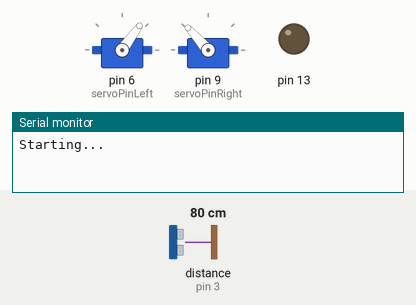
A sketch run on a simulated Arduino Uno, built with avr-gcc and run on an emulated ATmega328P. On the bench: 2 × servo, output pins drawn as LEDs (lit = HIGH), the last lines printed to the serial monitor. Inputs (shaded band) come from the test bench; at power-on: distance to the obstacle (sensor on pin 3) 80 cm. The echo pulse lasts 58.3 µs per cm.

Above: at 6.2 s.
6.3 s: distance to the obstacle (sensor on pin 3) set to 21 cm
7.8 s: distance to the obstacle (sensor on pin 3) set to 17 cm
At 8.94 s:
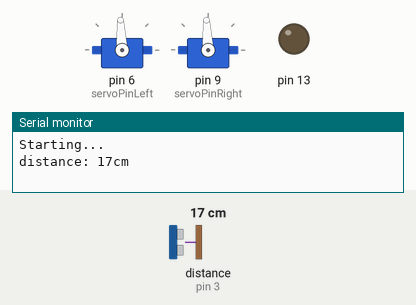
At 9.7 s:
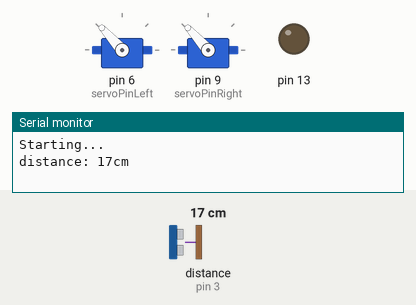
10.8 s: distance to the obstacle (sensor on pin 3) set to 35 cm
13.8 s: distance to the obstacle (sensor on pin 3) set to 2 cm
At 14.6 s:
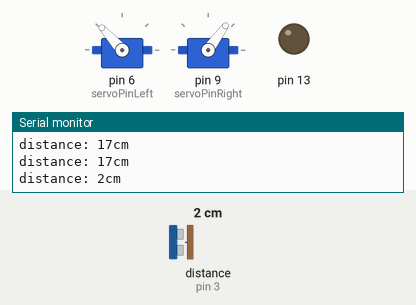
Timing chart, 0 to 17.8 s (numbered marks = the images above; inputs shaded):
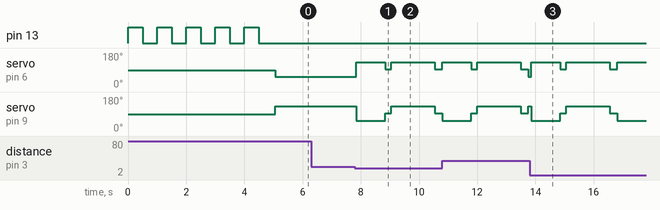

The sketch:

LEGO-Avoidance-Tank.ino
```cpp
/*
 * LEGO-Avoidance-Tank.ino
 *
 * Brown Dog Gadgets <https://www.browndoggadgets.com/>
 *
 * Full Buide Guide: https://browndoggadgets.dozuki.com/Guide/LEGO+Avoidance+Tank/383
 *
 * We used the following components for this project:
 *   1 x Crazy Circuits Robotics Board <https://www.browndoggadgets.com/collections/tbm/products/crazy-circuits-robotics-board>
 *   2 x Brick Compatible Continuous Rotation 360 Degree Servo <https://www.browndoggadgets.com/products/brick-compatible-360-degree-servo>
 *   1 x HC-SR04 Ultrasonic Distance Sensor <https://www.browndoggadgets.com/products/distance-sensor>
 *   Crazy Circuits Screw Terminal Chip <https://www.browndoggadgets.com/products/screw-terminal-chip>
 *   3AA Battery Holder <https://www.browndoggadgets.com/products/aa-battery-holder-tripple>
 *
 */


// you will need the following libraries
#include <NewPing.h>
#include <Servo.h>

// set up the ultrasonic sensor, connect the echo and trigger wires to the specified pins
#define ECHO_PIN     3  // Arduino pin connected to echo pin on the ultrasonic sensor
#define TRIGGER_PIN  5  // Arduino pin connected to trigger pin on the ultrasonic sensor
#define MAX_DISTANCE 400 // Maximum distance we want to ping for (in centimeters). Maximum sensor distance is rated at 400-500cm
NewPing sonar(TRIGGER_PIN, ECHO_PIN, MAX_DISTANCE); // NewPing setup of pins and maximum distance

int theDistance = 0;
int theDistanceTotal = 0;
int triggerDistance = 20; // set the distance in centimeters to trigger the action

// create two servo objects
Servo servoLeft;
Servo servoRight;

// connect the signal wires (orange) to the specified pins
int servoPinLeft  = 6;
int servoPinRight = 9;

// this is the midpoint of the servo, or where it is "stopped"
int midPoint = 1500;

// set the number for forward and backward movement
int forward  = 1900;
int backward = 1100;


// setup runs one time when things start
void setup() {

  Serial.begin(115200);
  Serial.println("Starting...");
  servoLeft.attach(servoPinLeft);
  servoRight.attach(servoPinRight);

  // blink the LED 5 times before starting
  pinMode(13, OUTPUT);
  for (int i = 0; i < 5; i++) {
    digitalWrite(13, HIGH);
    delay(500);
    digitalWrite(13, LOW);
    delay(500);
  }

}


// loop runs forever
void loop() {

  delay(50); // delay between pings
  theDistance = sonar.ping_cm();

  // check if the distance sensor sees something
  if ((theDistance > 0) and (theDistance < triggerDistance)) {

    // distance sensor
    Serial.print("distance: ");
    Serial.print(theDistance);
    Serial.println("cm");

    goBackward(1000);
    stopMoving(200);
    turnLeft(1500);
    stopMoving(200);

  }
  else {

    // if the distance sensor does not see anything, keep moving forward
    goForward(50);

  }

}


// Below are the functions to move forward & backward, turn left & right, and stop

void goForward(int theDelay) {

  servoLeft.writeMicroseconds(backward);
  servoRight.writeMicroseconds(forward);
  delay(theDelay);

}


void goBackward(int theDelay) {

  servoLeft.writeMicroseconds(forward);
  servoRight.writeMicroseconds(backward);
  delay(theDelay);

}


void turnLeft(int theDelay) {

  servoLeft.writeMicroseconds(forward);
  servoRight.writeMicroseconds(forward);
  delay(theDelay);

}

void turnRight(int theDelay) {

  servoLeft.writeMicroseconds(backward);
  servoRight.writeMicroseconds(backward);
  delay(theDelay);

}


void stopMoving(int theDelay) {

  servoLeft.writeMicroseconds(midPoint);
  servoRight.writeMicroseconds(midPoint);
  delay(theDelay);

}
```

Measured:
- the behaviour switches between 20 and 19 cm on distance to the obstacle (sensor on pin 3) (found by bisection; images 0 and 1)
- after the input at 6.3 s, every drawn part: stays the same
- after the input at 7.8 s, servo on pin 6 (servoPinLeft): 54° → 132° after 0.05 s, → 93° 1.0 s later, → 132° 0.20 s later, → 93° 1.5 s later; servo on pin 9 (servoPinRight): 132° → 54° after 0.05 s, → 93° 1.0 s later, → 132° 0.20 s later, → 93° 1.5 s later
- after the input at 13.8 s, servo on pin 6 (servoPinLeft): goes 132° 1.0 s, 93° 0.20 s, 132° 1.5 s, 93° 0.25 s, then 132°, starting after 0.05 s; servo on pin 9 (servoPinRight): 132° → 54° after 0.06 s, → 93° 1.0 s later, → 132° 0.20 s later, → 93° 1.5 s later, … (5 changes in this stretch)
